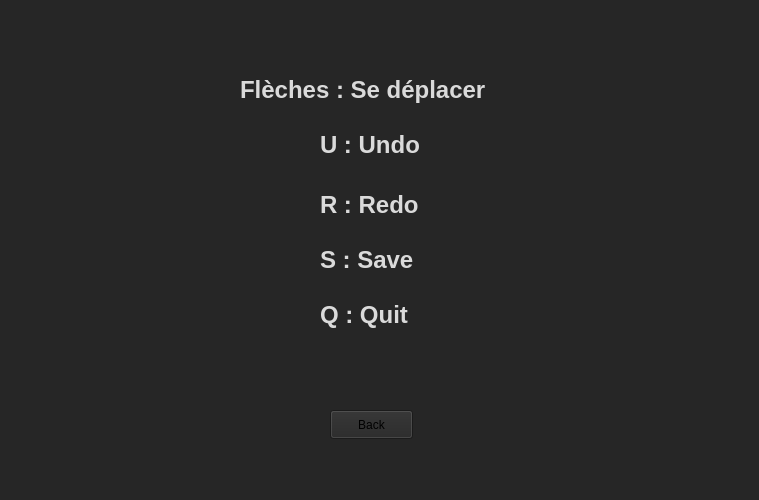
<?xml version="1.0" encoding="UTF-8"?>
<ui version="4.0">
 <class>helpWidget</class>
 <widget class="QWidget" name="helpWidget">
  <property name="geometry">
   <rect>
    <x>0</x>
    <y>0</y>
    <width>759</width>
    <height>500</height>
   </rect>
  </property>
  <property name="palette">
   <palette>
    <active>
     <colorrole role="WindowText">
      <brush brushstyle="SolidPattern">
       <color alpha="255">
        <red>255</red>
        <green>255</green>
        <blue>255</blue>
       </color>
      </brush>
     </colorrole>
     <colorrole role="Button">
      <brush brushstyle="SolidPattern">
       <color alpha="255">
        <red>0</red>
        <green>0</green>
        <blue>0</blue>
       </color>
      </brush>
     </colorrole>
     <colorrole role="Text">
      <brush brushstyle="SolidPattern">
       <color alpha="255">
        <red>255</red>
        <green>255</green>
        <blue>255</blue>
       </color>
      </brush>
     </colorrole>
     <colorrole role="Window">
      <brush brushstyle="SolidPattern">
       <color alpha="255">
        <red>0</red>
        <green>0</green>
        <blue>0</blue>
       </color>
      </brush>
     </colorrole>
    </active>
    <inactive>
     <colorrole role="WindowText">
      <brush brushstyle="SolidPattern">
       <color alpha="255">
        <red>218</red>
        <green>218</green>
        <blue>218</blue>
       </color>
      </brush>
     </colorrole>
     <colorrole role="Button">
      <brush brushstyle="SolidPattern">
       <color alpha="255">
        <red>38</red>
        <green>38</green>
        <blue>38</blue>
       </color>
      </brush>
     </colorrole>
     <colorrole role="Text">
      <brush brushstyle="SolidPattern">
       <color alpha="255">
        <red>218</red>
        <green>218</green>
        <blue>218</blue>
       </color>
      </brush>
     </colorrole>
     <colorrole role="Window">
      <brush brushstyle="SolidPattern">
       <color alpha="255">
        <red>38</red>
        <green>38</green>
        <blue>38</blue>
       </color>
      </brush>
     </colorrole>
    </inactive>
    <disabled>
     <colorrole role="WindowText">
      <brush brushstyle="SolidPattern">
       <color alpha="96">
        <red>164</red>
        <green>166</green>
        <blue>168</blue>
       </color>
      </brush>
     </colorrole>
     <colorrole role="Button">
      <brush brushstyle="SolidPattern">
       <color alpha="255">
        <red>0</red>
        <green>0</green>
        <blue>0</blue>
       </color>
      </brush>
     </colorrole>
     <colorrole role="Text">
      <brush brushstyle="SolidPattern">
       <color alpha="96">
        <red>164</red>
        <green>166</green>
        <blue>168</blue>
       </color>
      </brush>
     </colorrole>
     <colorrole role="Window">
      <brush brushstyle="SolidPattern">
       <color alpha="255">
        <red>0</red>
        <green>0</green>
        <blue>0</blue>
       </color>
      </brush>
     </colorrole>
    </disabled>
   </palette>
  </property>
  <property name="windowTitle">
   <string>Form</string>
  </property>
  <property name="autoFillBackground">
   <bool>true</bool>
  </property>
  <widget class="QLabel" name="label_fleches">
   <property name="geometry">
    <rect>
     <x>240</x>
     <y>70</y>
     <width>301</width>
     <height>41</height>
    </rect>
   </property>
   <property name="text">
    <string>&lt;html&gt;&lt;head/&gt;&lt;body&gt;&lt;p&gt;&lt;span style=&quot; font-size:18pt; font-weight:700;&quot;&gt;Flèches : Se déplacer&lt;/span&gt;&lt;/p&gt;&lt;/body&gt;&lt;/html&gt;</string>
   </property>
  </widget>
  <widget class="QLabel" name="label_2">
   <property name="geometry">
    <rect>
     <x>40</x>
     <y>120</y>
     <width>63</width>
     <height>20</height>
    </rect>
   </property>
   <property name="text">
    <string/>
   </property>
  </widget>
  <widget class="QLabel" name="label_undo">
   <property name="geometry">
    <rect>
     <x>320</x>
     <y>120</y>
     <width>131</width>
     <height>51</height>
    </rect>
   </property>
   <property name="text">
    <string>&lt;html&gt;&lt;head/&gt;&lt;body&gt;&lt;p&gt;&lt;span style=&quot; font-size:18pt; font-weight:700;&quot;&gt;U : Undo&lt;/span&gt;&lt;/p&gt;&lt;/body&gt;&lt;/html&gt;</string>
   </property>
  </widget>
  <widget class="QLabel" name="label_redo">
   <property name="geometry">
    <rect>
     <x>320</x>
     <y>180</y>
     <width>131</width>
     <height>51</height>
    </rect>
   </property>
   <property name="text">
    <string>&lt;html&gt;&lt;head/&gt;&lt;body&gt;&lt;p&gt;&lt;span style=&quot; font-size:18pt; font-weight:700;&quot;&gt;R : Redo&lt;/span&gt;&lt;/p&gt;&lt;/body&gt;&lt;/html&gt;</string>
   </property>
  </widget>
  <widget class="QLabel" name="label_save">
   <property name="geometry">
    <rect>
     <x>320</x>
     <y>240</y>
     <width>121</width>
     <height>41</height>
    </rect>
   </property>
   <property name="text">
    <string>&lt;html&gt;&lt;head/&gt;&lt;body&gt;&lt;p&gt;&lt;span style=&quot; font-size:18pt; font-weight:700;&quot;&gt;S : Save&lt;/span&gt;&lt;/p&gt;&lt;/body&gt;&lt;/html&gt;</string>
   </property>
  </widget>
  <widget class="QLabel" name="label_quit">
   <property name="geometry">
    <rect>
     <x>320</x>
     <y>290</y>
     <width>111</width>
     <height>51</height>
    </rect>
   </property>
   <property name="text">
    <string>&lt;html&gt;&lt;head/&gt;&lt;body&gt;&lt;p&gt;&lt;span style=&quot; font-size:18pt; font-weight:700;&quot;&gt;Q : Quit&lt;/span&gt;&lt;/p&gt;&lt;/body&gt;&lt;/html&gt;</string>
   </property>
  </widget>
  <widget class="QPushButton" name="backButton">
   <property name="geometry">
    <rect>
     <x>330</x>
     <y>410</y>
     <width>83</width>
     <height>29</height>
    </rect>
   </property>
   <property name="text">
    <string>Back</string>
   </property>
  </widget>
 </widget>
 <resources/>
 <connections/>
</ui>
